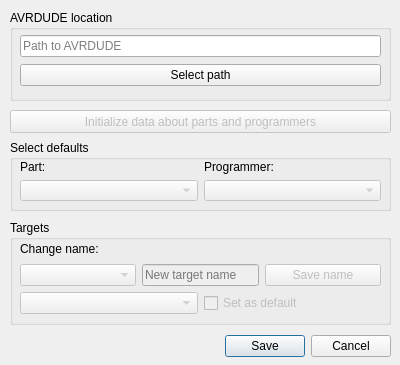
<?xml version="1.0" encoding="UTF-8"?>
<ui version="4.0">
 <class>OptionsDialog</class>
 <widget class="QDialog" name="OptionsDialog">
  <property name="geometry">
   <rect>
    <x>0</x>
    <y>0</y>
    <width>400</width>
    <height>365</height>
   </rect>
  </property>
  <property name="sizePolicy">
   <sizepolicy hsizetype="Preferred" vsizetype="Preferred">
    <horstretch>0</horstretch>
    <verstretch>0</verstretch>
   </sizepolicy>
  </property>
  <property name="windowTitle">
   <string>Options</string>
  </property>
  <property name="windowIcon">
   <iconset resource="resources.qrc">
    <normaloff>:/images/cog-solid.png</normaloff>:/images/cog-solid.png</iconset>
  </property>
  <property name="locale">
   <locale language="English" country="UnitedStates"/>
  </property>
  <widget class="QDialogButtonBox" name="buttonBox">
   <property name="geometry">
    <rect>
     <x>220</x>
     <y>330</y>
     <width>171</width>
     <height>32</height>
    </rect>
   </property>
   <property name="orientation">
    <enum>Qt::Horizontal</enum>
   </property>
   <property name="standardButtons">
    <set>QDialogButtonBox::Cancel|QDialogButtonBox::Save</set>
   </property>
  </widget>
  <widget class="QGroupBox" name="gbPath">
   <property name="geometry">
    <rect>
     <x>10</x>
     <y>10</y>
     <width>381</width>
     <height>91</height>
    </rect>
   </property>
   <property name="title">
    <string>AVRDUDE location</string>
   </property>
   <widget class="QWidget" name="gridLayoutWidget">
    <property name="geometry">
     <rect>
      <x>10</x>
      <y>20</y>
      <width>361</width>
      <height>61</height>
     </rect>
    </property>
    <layout class="QGridLayout" name="gridLayout">
     <property name="spacing">
      <number>2</number>
     </property>
     <item row="0" column="0">
      <widget class="QLineEdit" name="lePath">
       <property name="placeholderText">
        <string>Path to AVRDUDE</string>
       </property>
      </widget>
     </item>
     <item row="1" column="0">
      <widget class="QPushButton" name="bSetPath">
       <property name="text">
        <string>Select path</string>
       </property>
      </widget>
     </item>
    </layout>
   </widget>
  </widget>
  <widget class="QPushButton" name="bInitialize">
   <property name="enabled">
    <bool>false</bool>
   </property>
   <property name="geometry">
    <rect>
     <x>10</x>
     <y>110</y>
     <width>381</width>
     <height>23</height>
    </rect>
   </property>
   <property name="text">
    <string>Initialize data about parts and programmers</string>
   </property>
  </widget>
  <widget class="QGroupBox" name="gbDefaults">
   <property name="geometry">
    <rect>
     <x>10</x>
     <y>140</y>
     <width>381</width>
     <height>71</height>
    </rect>
   </property>
   <property name="title">
    <string>Select defaults</string>
   </property>
   <widget class="QWidget" name="gridLayoutWidget_2">
    <property name="geometry">
     <rect>
      <x>10</x>
      <y>20</y>
      <width>361</width>
      <height>41</height>
     </rect>
    </property>
    <layout class="QGridLayout" name="gridLayout_2">
     <item row="0" column="0">
      <widget class="QLabel" name="lPart">
       <property name="text">
        <string>Part:</string>
       </property>
       <property name="alignment">
        <set>Qt::AlignBottom|Qt::AlignLeading|Qt::AlignLeft</set>
       </property>
      </widget>
     </item>
     <item row="0" column="1">
      <widget class="QLabel" name="lProgrammer">
       <property name="text">
        <string>Programmer:</string>
       </property>
       <property name="alignment">
        <set>Qt::AlignBottom|Qt::AlignLeading|Qt::AlignLeft</set>
       </property>
      </widget>
     </item>
     <item row="2" column="0">
      <widget class="QComboBox" name="cbPart">
       <property name="enabled">
        <bool>false</bool>
       </property>
      </widget>
     </item>
     <item row="2" column="1">
      <widget class="QComboBox" name="cbProgrammer">
       <property name="enabled">
        <bool>false</bool>
       </property>
       <property name="sizeAdjustPolicy">
        <enum>QComboBox::AdjustToContentsOnFirstShow</enum>
       </property>
      </widget>
     </item>
    </layout>
   </widget>
  </widget>
  <widget class="QGroupBox" name="gbTargets">
   <property name="geometry">
    <rect>
     <x>10</x>
     <y>220</y>
     <width>381</width>
     <height>105</height>
    </rect>
   </property>
   <property name="title">
    <string>Targets</string>
   </property>
   <widget class="QWidget" name="verticalLayoutWidget">
    <property name="geometry">
     <rect>
      <x>10</x>
      <y>20</y>
      <width>361</width>
      <height>74</height>
     </rect>
    </property>
    <layout class="QVBoxLayout" name="verticalLayout">
     <item>
      <widget class="QLabel" name="label">
       <property name="text">
        <string>Change name:</string>
       </property>
      </widget>
     </item>
     <item>
      <layout class="QHBoxLayout" name="horizontalLayout">
       <item>
        <widget class="QComboBox" name="cbTargetNames">
         <property name="enabled">
          <bool>false</bool>
         </property>
        </widget>
       </item>
       <item>
        <widget class="QLineEdit" name="leTargetName">
         <property name="enabled">
          <bool>false</bool>
         </property>
         <property name="sizePolicy">
          <sizepolicy hsizetype="Preferred" vsizetype="Fixed">
           <horstretch>0</horstretch>
           <verstretch>0</verstretch>
          </sizepolicy>
         </property>
         <property name="acceptDrops">
          <bool>false</bool>
         </property>
         <property name="placeholderText">
          <string>New target name</string>
         </property>
        </widget>
       </item>
       <item>
        <widget class="QPushButton" name="bSaveName">
         <property name="enabled">
          <bool>false</bool>
         </property>
         <property name="text">
          <string>Save name</string>
         </property>
        </widget>
       </item>
      </layout>
     </item>
     <item>
      <layout class="QHBoxLayout" name="horizontalLayout_2">
       <item>
        <widget class="QComboBox" name="cbTargetDefault">
         <property name="enabled">
          <bool>false</bool>
         </property>
        </widget>
       </item>
       <item>
        <widget class="QCheckBox" name="chbDefault">
         <property name="enabled">
          <bool>false</bool>
         </property>
         <property name="sizePolicy">
          <sizepolicy hsizetype="Minimum" vsizetype="Fixed">
           <horstretch>0</horstretch>
           <verstretch>0</verstretch>
          </sizepolicy>
         </property>
         <property name="text">
          <string>Set as default</string>
         </property>
        </widget>
       </item>
      </layout>
     </item>
    </layout>
   </widget>
  </widget>
 </widget>
 <resources>
  <include location="resources.qrc"/>
 </resources>
 <connections>
  <connection>
   <sender>buttonBox</sender>
   <signal>accepted()</signal>
   <receiver>OptionsDialog</receiver>
   <slot>saveSettings()</slot>
   <hints>
    <hint type="sourcelabel">
     <x>248</x>
     <y>254</y>
    </hint>
    <hint type="destinationlabel">
     <x>157</x>
     <y>274</y>
    </hint>
   </hints>
  </connection>
  <connection>
   <sender>buttonBox</sender>
   <signal>rejected()</signal>
   <receiver>OptionsDialog</receiver>
   <slot>rejectChanges()</slot>
   <hints>
    <hint type="sourcelabel">
     <x>316</x>
     <y>260</y>
    </hint>
    <hint type="destinationlabel">
     <x>286</x>
     <y>274</y>
    </hint>
   </hints>
  </connection>
  <connection>
   <sender>bSetPath</sender>
   <signal>clicked()</signal>
   <receiver>OptionsDialog</receiver>
   <slot>setPathToAvrDude()</slot>
   <hints>
    <hint type="sourcelabel">
     <x>200</x>
     <y>72</y>
    </hint>
    <hint type="destinationlabel">
     <x>199</x>
     <y>129</y>
    </hint>
   </hints>
  </connection>
  <connection>
   <sender>bInitialize</sender>
   <signal>clicked()</signal>
   <receiver>OptionsDialog</receiver>
   <slot>initializeAvrDudeData()</slot>
   <hints>
    <hint type="sourcelabel">
     <x>200</x>
     <y>121</y>
    </hint>
    <hint type="destinationlabel">
     <x>199</x>
     <y>129</y>
    </hint>
   </hints>
  </connection>
  <connection>
   <sender>bSaveName</sender>
   <signal>clicked()</signal>
   <receiver>OptionsDialog</receiver>
   <slot>changeTargetName()</slot>
   <hints>
    <hint type="sourcelabel">
     <x>325</x>
     <y>272</y>
    </hint>
    <hint type="destinationlabel">
     <x>199</x>
     <y>182</y>
    </hint>
   </hints>
  </connection>
  <connection>
   <sender>cbTargetNames</sender>
   <signal>currentIndexChanged(QString)</signal>
   <receiver>leTargetName</receiver>
   <slot>setText(QString)</slot>
   <hints>
    <hint type="sourcelabel">
     <x>74</x>
     <y>271</y>
    </hint>
    <hint type="destinationlabel">
     <x>200</x>
     <y>271</y>
    </hint>
   </hints>
  </connection>
 </connections>
 <slots>
  <slot>saveSettings()</slot>
  <slot>setPathToAvrDude()</slot>
  <slot>initializeAvrDudeData()</slot>
  <slot>rejectChanges()</slot>
  <slot>setDefaultTarget(int)</slot>
  <slot>changeTargetName()</slot>
 </slots>
</ui>
